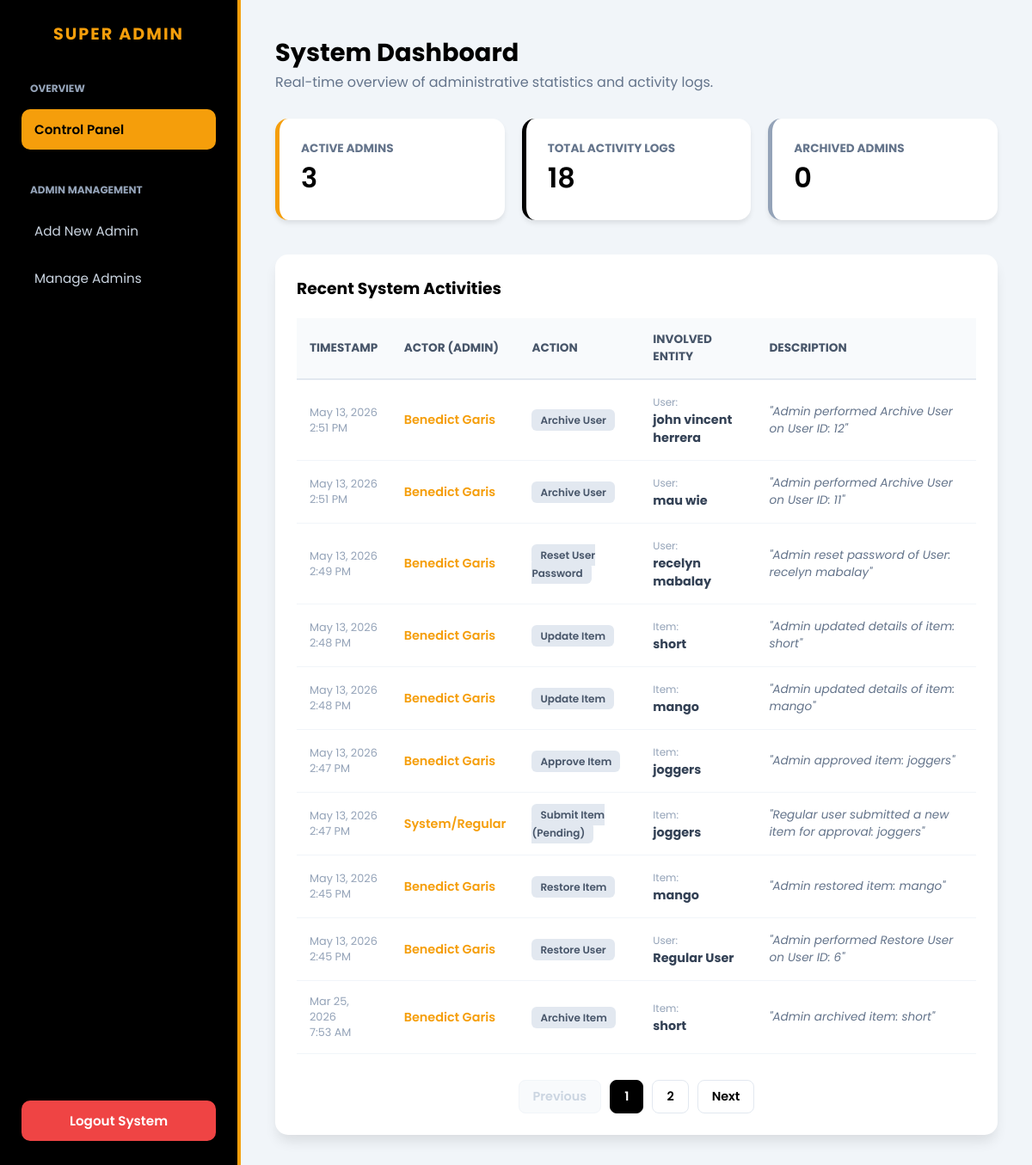
The page /clothing_store/superadmin/dashboard.php (signed in) on the database as committed earlier.
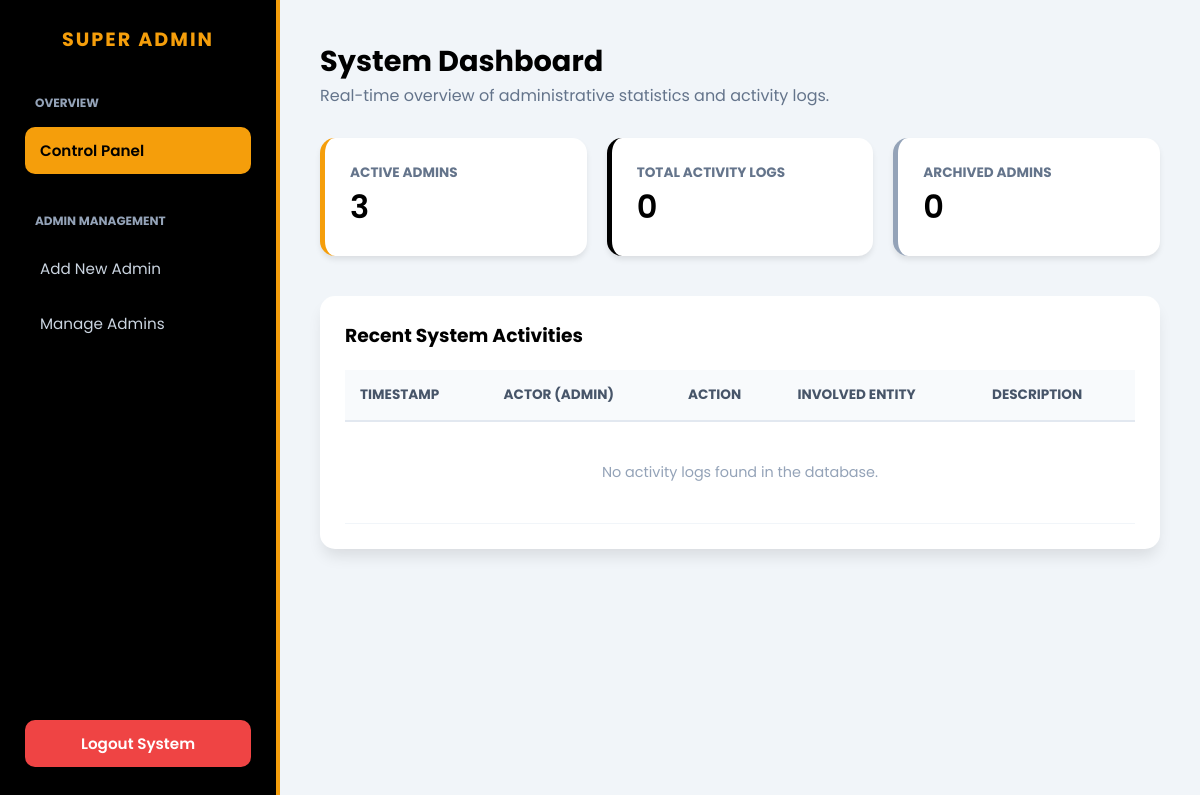
The same page on the database as committed later.
### tables this page shows
CREATE TABLE `activity_logs` (
  `id` int(11) NOT NULL,
  `admin_id` int(11) DEFAULT NULL,
  `user_id` int(11) DEFAULT NULL,
  `item_id` int(11) DEFAULT NULL,
  `action_type` varchar(100) DEFAULT NULL,
  `description` text DEFAULT NULL,
  `created_at` timestamp NOT NULL DEFAULT current_timestamp()
);

CREATE TABLE `users` (
  `id` int(11) NOT NULL,
  `first_name` varchar(50) DEFAULT NULL,
  `last_name` varchar(50) DEFAULT NULL,
  `email` varchar(100) DEFAULT NULL,
  `password` varchar(255) DEFAULT NULL,
  `role` enum('superadmin','admin','regular') DEFAULT NULL,
  `status` enum('active','archived') DEFAULT 'active',
  `remember_selector` varchar(255) DEFAULT NULL,
  `remember_validator` varchar(255) DEFAULT NULL,
  `remember_expiry` datetime DEFAULT NULL
);

CREATE TABLE `items` (
  `id` int(11) NOT NULL,
  `item_name` varchar(150) DEFAULT NULL,
  `category` varchar(100) DEFAULT NULL,
  `size` varchar(50) DEFAULT NULL,
  `color` varchar(50) DEFAULT NULL,
  `price` decimal(10,2) DEFAULT NULL,
  `quantity` int(11) DEFAULT NULL,
  `photo` varchar(255) DEFAULT NULL,
  `status` varchar(50) DEFAULT 'active',
  `added_by` int(11) DEFAULT NULL,
  `approved_by` int(11) DEFAULT NULL,
  `created_at` timestamp NOT NULL DEFAULT current_timestamp()
);

### clothing_store/superadmin/dashboard.php (the view, shortened to what this page needs)
<?php
require '../functions/auth.php';
$limit = 10;
$page = isset($_GET['page']) && is_numeric($_GET['page']) ? (int)$_GET['page'] : 1;
$offset = ($page - 1) * $limit;
$total_rows_query = $conn->query("SELECT COUNT(*) as total FROM activity_logs");
$total_rows = $total_rows_query->fetch_assoc()['total'];
$total_pages = ceil($total_rows / $limit);
$query = "SELECT l.*,
          u1.first_name as admin_fname, u1.last_name as admin_lname,
          u2.first_name as target_fname, u2.last_name as target_lname,
          i.item_name
          FROM activity_logs l
          LEFT JOIN users u1 ON l.admin_id = u1.id
          LEFT JOIN users u2 ON l.user_id = u2.id
          LEFT JOIN items i ON l.item_id = i.id
          ORDER BY l.created_at DESC
          LIMIT $limit OFFSET $offset";
$result = $conn->query($query);
$active_admins = $conn->query("SELECT COUNT(*) as total FROM users WHERE role='admin' AND status='active'")->fetch_assoc()['total'];
$total_logs = $total_rows;
$archived_admins = $conn->query("SELECT COUNT(*) as total FROM users WHERE role='admin' AND status='archived'")->fetch_assoc()['total'];
?>
<!DOCTYPE html>
<html lang="en">
<head>
</head>
<body>
    <div class="sidebar">
        <h2>Super Admin</h2>
        <div class="sidebar-section">
            <h3>Overview</h3>
            <a href="dashboard.php" class="active">Control Panel</a>
        </div>
        <div class="sidebar-section">
            <h3>Admin Management</h3>
            <a href="add_admin.php">Add New Admin</a>
            <a href="manage_admin.php">Manage Admins</a>
        </div>
        <a href="../logout.php" class="logout-btn">Logout System</a>
    </div>
    <div class="main-content">
        <div class="header-title">
            <h1>System Dashboard</h1>
            <p>Real-time overview of administrative statistics and activity logs.</p>
        </div>
        <div class="stats-grid">
            <div class="stat-card">
                <h4>Active Admins</h4>
                <div class="value"><?php echo $active_admins; ?></div>
            </div>
            <div class="stat-card" style="border-left-color: var(--success-blue);">
                <h4>Total Activity Logs</h4>
                <div class="value"><?php echo $total_logs; ?></div>
            </div>
            <div class="stat-card" style="border-left-color: #94a3b8;">
                <h4>Archived Admins</h4>
                <div class="value"><?php echo $archived_admins; ?></div>
            </div>
        </div>
        <div class="logs-container">
            <h3>Recent System Activities</h3>
            <table>
                <thead>
                    <tr>
                        <th>Timestamp</th>
                        <th>Actor (Admin)</th>
                        <th>Action</th>
                        <th>Involved Entity</th>
                        <th>Description</th>
                    </tr>
                </thead>
                <tbody>
                    <?php if ($result && $result->num_rows > 0): ?>
                        <?php while($row = $result->fetch_assoc()): ?>
                            <tr>
                                <td class="timestamp">
                                    <?php echo date('M d, Y', strtotime($row['created_at'])); ?><br>
                                    <?php echo date('g:i A', strtotime($row['created_at'])); ?>
                                </td>
                                <td>
                                    <span class="actor-name">
                                        <?php
                                        echo $row['admin_fname']
                                            ? htmlspecialchars($row['admin_fname'] . " " . $row['admin_lname'])
                                            : "System/Regular";
                                        ?>
                                    </span>
                                </td>
                                <td>
                                    <span class="badge-action"><?php echo htmlspecialchars($row['action_type']); ?></span>
                                </td>
                                <td>
                                    <?php
                                    if($row['item_name']) {
                                        echo "<small style='color:#94a3b8'>Item:</small><br><strong>" . htmlspecialchars($row['item_name']) . "</strong>";
                                    } elseif($row['target_fname']) {
                                        echo "<small style='color:#94a3b8'>User:</small><br><strong>" . htmlspecialchars($row['target_fname'] . " " . $row['target_lname']) . "</strong>";
                                    } else {
                                        echo "<span style='color: #cbd5e1;'>N/A</span>";
                                    }
                                    ?>
                                </td>
                                <td class="description-text">
                                    "<?php echo htmlspecialchars($row['description']); ?>"
                                </td>
                            </tr>
                        <?php endwhile; ?>
                    <?php else: ?>
                        <tr>
                            <td colspan="5" style="text-align:center; padding: 40px; color: #94a3b8;">No activity logs found in the database.</td>
                        </tr>
                    <?php endif; ?>
                </tbody>
            </table>
            <?php if ($total_pages > 1): ?>
                <div class="pagination">
                    <a href="?page=<?php echo $page - 1; ?>" class="page-link <?php echo ($page <= 1) ? 'disabled' : ''; ?>">Previous</a>
                    <?php
                    for ($i = 1; $i <= $total_pages; $i++):
                    ?>
                        <a href="?page=<?php echo $i; ?>" class="page-link <?php echo ($page == $i) ? 'active' : ''; ?>">
                            <?php echo $i; ?>
                        </a>
                    <?php endfor; ?>
                    <a href="?page=<?php echo $page + 1; ?>" class="page-link <?php echo ($page >= $total_pages) ? 'disabled' : ''; ?>">Next</a>
                </div>
            <?php endif; ?>
        </div>
    </div>
</body>
</html>

### clothing_store/superadmin/dashboard.php (style rules this page uses)
:root { --super-navy: #000000; --sidebar-bg: #000000; --accent-gold: #f59e0b; --text-light: #f9f9f9; --card-bg: #ffffff; --success-blue: #000000; --danger-red: #ef4444; }
* { margin: 0; padding: 0; box-sizing: border-box; font-family: 'Poppins', sans-serif; }
body { display: flex; background-color: #f1f5f9; min-height: 100vh; }
.sidebar { width: 280px; background-color: var(--sidebar-bg); color: white; display: flex; flex-direction: column; padding: 25px; position: fixed; height: 100%; border-right: 4px solid var(--accent-gold); }
.sidebar h2 { font-size: 1.2rem; margin-bottom: 40px; text-align: center; color: var(--accent-gold); text-transform: uppercase; letter-spacing: 2px; }
.sidebar-section { margin-bottom: 30px; }
.sidebar-section h3 { font-size: 0.75rem; color: #94a3b8; text-transform: uppercase; margin-bottom: 15px; padding-left: 10px; }
.sidebar a { color: #cbd5e1; text-decoration: none; padding: 12px 15px; margin-bottom: 8px; border-radius: 10px; display: block; transition: 0.3s; font-size: 0.95rem; }
.sidebar a.active { background: var(--accent-gold); color: var(--super-navy); font-weight: 600; }
.logout-btn { margin-top: auto; background: #ef4444; color: white !important; text-align: center; border-radius: 10px; padding: 12px; transition: 0.3s; text-decoration: none; font-weight: 600; }
.main-content { margin-left: 280px; padding: 40px; width: calc(100% - 280px); }
.header-title { margin-bottom: 30px; }
.header-title h1 { color: var(--super-navy); font-size: 1.8rem; }
.header-title p { color: #64748b; }
.stats-grid { display: grid; grid-template-columns: repeat(3, 1fr); gap: 20px; margin-bottom: 40px; }
.stat-card { background: white; padding: 25px; border-radius: 15px; box-shadow: 0 4px 6px -1px rgba(0,0,0,0.1); border-left: 5px solid var(--accent-gold); }
.stat-card h4 { font-size: 0.85rem; color: #64748b; text-transform: uppercase; }
.stat-card .value { font-size: 2rem; font-weight: 600; color: var(--super-navy); }
.logs-container { background: white; border-radius: 15px; padding: 25px; box-shadow: 0 10px 15px -3px rgba(0,0,0,0.1); }
.logs-container h3 { margin-bottom: 20px; color: var(--super-navy); display: flex; align-items: center; gap: 10px; }
table { width: 100%; border-collapse: collapse; }
th { text-align: left; padding: 15px; background: #f8fafc; color: #475569; font-size: 0.85rem; text-transform: uppercase; border-bottom: 2px solid #e2e8f0; }
td { padding: 15px; border-bottom: 1px solid #f1f5f9; font-size: 0.9rem; color: #334155; vertical-align: middle; }
.badge-action { background: #e2e8f0; padding: 4px 10px; border-radius: 6px; font-size: 0.75rem; font-weight: 600; color: #475569; }
.timestamp { color: #94a3b8; font-size: 0.8rem; }
.actor-name { color: var(--accent-gold); font-weight: 600; }
.description-text { color: #64748b; font-style: italic; font-size: 0.85rem; }
.pagination { display: flex; justify-content: center; align-items: center; gap: 10px; margin-top: 30px; }
.page-link { padding: 8px 16px; background: white; color: var(--super-navy); border: 1px solid #e2e8f0; text-decoration: none; border-radius: 8px; font-size: 0.9rem; font-weight: 600; transition: 0.3s; }
.page-link.active { background: var(--super-navy); color: white; border-color: var(--super-navy); }
.page-link.disabled { color: #cbd5e1; pointer-events: none; background: #f8fafc; border-color: #f1f5f9; }

Rows that differ between the two databases and show on the page:
removed activity_logs: created_at "May 13, 2026", created_at "2:51 PM", admin.last_name "Benedict Garis", action_type "Archive User", user.last_name "john vincent herrera", description "Admin performed Archive User on User ID: 12"
removed activity_logs: created_at "May 13, 2026", created_at "2:51 PM", admin.last_name "Benedict Garis", action_type "Archive User", user.last_name "mau wie", description "Admin performed Archive User on User ID: 11"
removed activity_logs: created_at "May 13, 2026", created_at "2:49 PM", admin.last_name "Benedict Garis", action_type "Reset User Password", user.last_name "recelyn mabalay", description "Admin reset password of User: recelyn mabalay"
removed activity_logs: created_at "May 13, 2026", created_at "2:48 PM", admin.last_name "Benedict Garis", action_type "Update Item", item.item_name "short", description "Admin updated details of item: short"
removed activity_logs: created_at "May 13, 2026", created_at "2:48 PM", admin.last_name "Benedict Garis", action_type "Update Item", item.item_name "mango", description "Admin updated details of item: mango"
removed activity_logs: created_at "May 13, 2026", created_at "2:47 PM", admin.last_name "Benedict Garis", action_type "Approve Item", item.item_name "joggers", description "Admin approved item: joggers"
removed activity_logs: created_at "May 13, 2026", created_at "2:47 PM", shows "System/Regular", action_type "Submit Item (Pending)", item.item_name "joggers", description "Regular user submitted a new item for approval: joggers"
removed activity_logs: created_at "May 13, 2026", created_at "2:45 PM", admin.last_name "Benedict Garis", action_type "Restore Item", item.item_name "mango", description "Admin restored item: mango"
removed activity_logs: created_at "May 13, 2026", created_at "2:45 PM", admin.last_name "Benedict Garis", action_type "Restore User", user.last_name "Regular User", description "Admin performed Restore User on User ID: 6"
removed activity_logs: created_at "Mar 25, 2026", created_at "7:53 AM", admin.last_name "Benedict Garis", action_type "Archive Item", item.item_name "short", description "Admin archived item: short"
Other text that changed with them:
$total_logs: "18" → "0"
text no longer shown: "Previous Next"
text now shown: "No activity logs found in the database."
list line gone: "1"
list line gone: "2"
